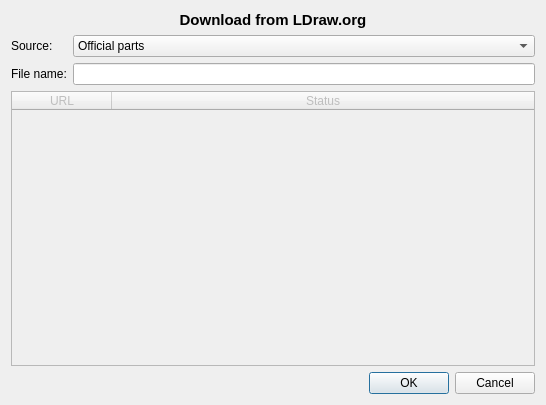
<?xml version="1.0" encoding="UTF-8"?>
<ui version="4.0">
 <class>DownloadFrom</class>
 <widget class="QDialog" name="DownloadFrom">
  <property name="geometry">
   <rect>
    <x>0</x>
    <y>0</y>
    <width>546</width>
    <height>405</height>
   </rect>
  </property>
  <property name="windowTitle">
   <string>Download from LDraw.org</string>
  </property>
  <layout class="QVBoxLayout" name="verticalLayout">
   <item>
    <widget class="QLabel" name="label">
     <property name="font">
      <font>
       <pointsize>11</pointsize>
       <weight>75</weight>
       <bold>true</bold>
      </font>
     </property>
     <property name="text">
      <string>Download from LDraw.org</string>
     </property>
     <property name="alignment">
      <set>Qt::AlignCenter</set>
     </property>
    </widget>
   </item>
   <item>
    <layout class="QFormLayout" name="formLayout">
     <property name="fieldGrowthPolicy">
      <enum>QFormLayout::ExpandingFieldsGrow</enum>
     </property>
     <item row="0" column="0">
      <widget class="QLabel" name="label_2">
       <property name="text">
        <string>Source:</string>
       </property>
      </widget>
     </item>
     <item row="0" column="1">
      <widget class="QComboBox" name="source">
       <property name="sizePolicy">
        <sizepolicy hsizetype="MinimumExpanding" vsizetype="Fixed">
         <horstretch>0</horstretch>
         <verstretch>0</verstretch>
        </sizepolicy>
       </property>
       <item>
        <property name="text">
         <string>Official parts</string>
        </property>
       </item>
       <item>
        <property name="text">
         <string>Parts tracker</string>
        </property>
       </item>
       <item>
        <property name="text">
         <string>Custom URL</string>
        </property>
       </item>
      </widget>
     </item>
     <item row="1" column="0">
      <widget class="QLabel" name="fileNameLabel">
       <property name="text">
        <string>File name:</string>
       </property>
      </widget>
     </item>
     <item row="1" column="1">
      <widget class="QLineEdit" name="fname"/>
     </item>
    </layout>
   </item>
   <item>
    <widget class="QTableWidget" name="progress">
     <property name="enabled">
      <bool>false</bool>
     </property>
     <property name="editTriggers">
      <set>QAbstractItemView::NoEditTriggers</set>
     </property>
     <property name="cornerButtonEnabled">
      <bool>false</bool>
     </property>
     <attribute name="horizontalHeaderCascadingSectionResizes">
      <bool>false</bool>
     </attribute>
     <attribute name="horizontalHeaderShowSortIndicator" stdset="0">
      <bool>true</bool>
     </attribute>
     <attribute name="horizontalHeaderStretchLastSection">
      <bool>true</bool>
     </attribute>
     <attribute name="verticalHeaderVisible">
      <bool>false</bool>
     </attribute>
     <attribute name="verticalHeaderCascadingSectionResizes">
      <bool>false</bool>
     </attribute>
     <attribute name="verticalHeaderStretchLastSection">
      <bool>false</bool>
     </attribute>
     <column>
      <property name="text">
       <string>URL</string>
      </property>
      <property name="font">
       <font>
        <weight>50</weight>
        <bold>false</bold>
       </font>
      </property>
     </column>
     <column>
      <property name="text">
       <string>Status</string>
      </property>
     </column>
    </widget>
   </item>
   <item>
    <widget class="QDialogButtonBox" name="buttonBox">
     <property name="orientation">
      <enum>Qt::Horizontal</enum>
     </property>
     <property name="standardButtons">
      <set>QDialogButtonBox::Cancel|QDialogButtonBox::Ok</set>
     </property>
    </widget>
   </item>
  </layout>
 </widget>
 <resources/>
 <connections>
  <connection>
   <sender>buttonBox</sender>
   <signal>rejected()</signal>
   <receiver>DownloadFrom</receiver>
   <slot>reject()</slot>
   <hints>
    <hint type="sourcelabel">
     <x>322</x>
     <y>312</y>
    </hint>
    <hint type="destinationlabel">
     <x>286</x>
     <y>274</y>
    </hint>
   </hints>
  </connection>
 </connections>
</ui>
